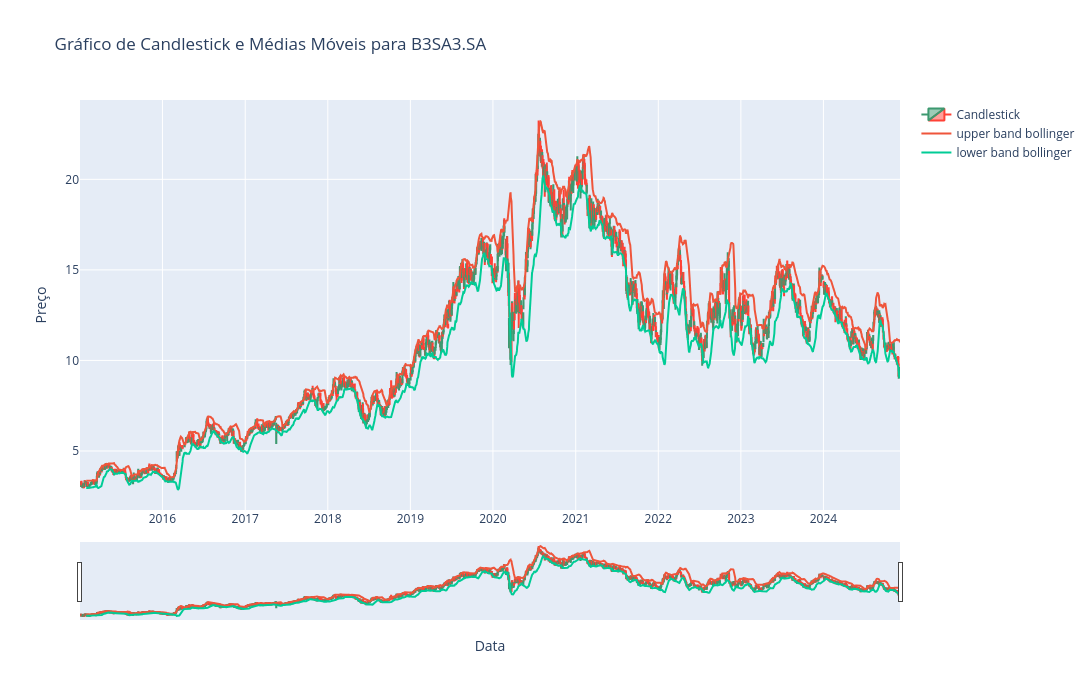

The notebook cell saved with this chart:
### Code cell
# Cria um gráfico de candlestick usando o Plotly
fig = go.Figure(data=[go.Candlestick(x=df.index,
                open=df['Open'],
                high=df['High'],
                low=df['Low'],
                close=df['Close'],
                name='Candlestick')])

# Adiciona as médias móveis ao gráfico
fig.add_trace(go.Scatter(x=df.index, y=df['upper_band_bollinger'], mode='lines', name='upper band bollinger'))
fig.add_trace(go.Scatter(x=df.index, y=df['lower_band_bollinger'], mode='lines', name='lower band bollinger'))


if ticker=="^BVSP":
    ticker='IBOV'

# Configura o layout do gráfico
fig.update_layout(
    width=1500,
    height=700,
    title=f"Gráfico de Candlestick e Médias Móveis para {ticker}",
    xaxis_title="Data",
    yaxis_title="Preço",
    showlegend=True
)

# Exibe o gráfico
fig.show()

### Figure 1 — Plotly figure (JSON) as saved in the notebook; plotly's stock layout.template omitted (floating-point values rounded to 4 significant figures; data arrays with more than 128 entries replaced by an {"elided": "..."} marker saying what was removed)
{"data": [{"close": {"elided": "2471 float values"}, "high": {"elided": "2471 float values"}, "low": {"elided": "2471 float values"}, "name": "Candlestick", "open": {"elided": "2471 float values"}, "type": "candlestick", "x": {"elided": "2471 str values"}}, {"mode": "lines", "name": "upper band bollinger", "type": "scatter", "x": {"elided": "2471 str values"}, "y": {"elided": "2471 float values"}}, {"mode": "lines", "name": "lower band bollinger", "type": "scatter", "x": {"elided": "2471 str values"}, "y": {"elided": "2471 float values"}}], "layout": {"height": 700, "showlegend": true, "title": {"text": "Gráfico de Candlestick e Médias Móveis para B3SA3.SA"}, "width": 1500, "xaxis": {"title": {"text": "Data"}}, "yaxis": {"title": {"text": "Preço"}}}}
